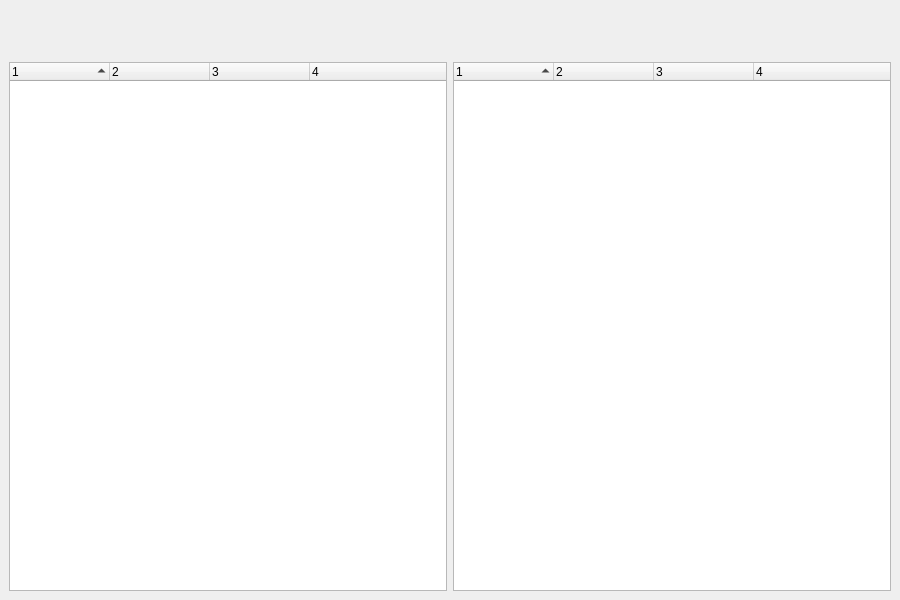
<?xml version="1.0" encoding="UTF-8"?>
<ui version="4.0">
 <class>MainWindow</class>
 <widget class="QMainWindow" name="MainWindow">
  <property name="geometry">
   <rect>
    <x>0</x>
    <y>0</y>
    <width>900</width>
    <height>600</height>
   </rect>
  </property>
  <property name="windowTitle">
   <string>MainWindow</string>
  </property>
  <widget class="QWidget" name="centralwidget">
   <layout class="QVBoxLayout" name="verticalLayout" stretch="1,10">
    <item>
     <layout class="QHBoxLayout" name="horizontalLayout"/>
    </item>
    <item>
     <layout class="QHBoxLayout" name="horizontalLayout_2">
      <item>
       <widget class="QTreeWidget" name="treeWidget">
        <property name="frameShadow">
         <enum>QFrame::Sunken</enum>
        </property>
        <property name="lineWidth">
         <number>1</number>
        </property>
        <property name="midLineWidth">
         <number>0</number>
        </property>
        <property name="dragDropMode">
         <enum>QAbstractItemView::DragDrop</enum>
        </property>
        <property name="defaultDropAction">
         <enum>Qt::TargetMoveAction</enum>
        </property>
        <property name="selectionMode">
         <enum>QAbstractItemView::MultiSelection</enum>
        </property>
        <property name="textElideMode">
         <enum>Qt::ElideRight</enum>
        </property>
        <property name="horizontalScrollMode">
         <enum>QAbstractItemView::ScrollPerPixel</enum>
        </property>
        <property name="autoExpandDelay">
         <number>-1</number>
        </property>
        <property name="indentation">
         <number>20</number>
        </property>
        <property name="rootIsDecorated">
         <bool>true</bool>
        </property>
        <property name="sortingEnabled">
         <bool>true</bool>
        </property>
        <property name="animated">
         <bool>true</bool>
        </property>
        <property name="allColumnsShowFocus">
         <bool>false</bool>
        </property>
        <property name="wordWrap">
         <bool>false</bool>
        </property>
        <property name="headerHidden">
         <bool>false</bool>
        </property>
        <property name="columnCount">
         <number>4</number>
        </property>
        <column>
         <property name="text">
          <string notr="true">1</string>
         </property>
        </column>
        <column>
         <property name="text">
          <string notr="true">2</string>
         </property>
        </column>
        <column>
         <property name="text">
          <string notr="true">3</string>
         </property>
        </column>
        <column>
         <property name="text">
          <string notr="true">4</string>
         </property>
        </column>
       </widget>
      </item>
      <item>
       <widget class="QTreeWidget" name="treeWidget_2">
        <property name="dragDropMode">
         <enum>QAbstractItemView::DragDrop</enum>
        </property>
        <property name="defaultDropAction">
         <enum>Qt::TargetMoveAction</enum>
        </property>
        <property name="selectionMode">
         <enum>QAbstractItemView::MultiSelection</enum>
        </property>
        <property name="sortingEnabled">
         <bool>true</bool>
        </property>
        <property name="animated">
         <bool>true</bool>
        </property>
        <property name="columnCount">
         <number>4</number>
        </property>
        <column>
         <property name="text">
          <string notr="true">1</string>
         </property>
        </column>
        <column>
         <property name="text">
          <string notr="true">2</string>
         </property>
        </column>
        <column>
         <property name="text">
          <string notr="true">3</string>
         </property>
        </column>
        <column>
         <property name="text">
          <string notr="true">4</string>
         </property>
        </column>
       </widget>
      </item>
     </layout>
    </item>
   </layout>
  </widget>
  <widget class="QMenuBar" name="menubar">
   <property name="geometry">
    <rect>
     <x>0</x>
     <y>0</y>
     <width>900</width>
     <height>22</height>
    </rect>
   </property>
  </widget>
 </widget>
 <resources/>
 <connections/>
</ui>
